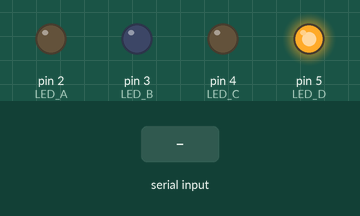
This sketch was run on a simulated Arduino Uno, built with avr-gcc and run on an emulated ATmega328P. Shown: output pins drawn as LEDs (lit = HIGH). The test bench sets the inputs (shaded band). What the sketch prints to the serial monitor is not drawn.

Above: at 1.2 s.
1.3 s: byte 0 (0) received over Serial
2.8 s: byte 1 (1) received over Serial
4.3 s: byte 2 (2) received over Serial
Timing chart, 0 to 7.3 s (numbered marks = the images above; inputs shaded):
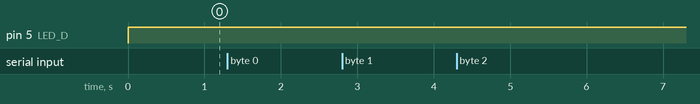

The sketch:

main.ino
```cpp
int LED_A = 2;
int LED_B = 3;
int LED_C = 4;
int LED_D = 5;

void setup() {
  // put your setup code here, to run once:
  Serial.begin(115200); // Initialize UART with 115600 baudarate
  pinMode(LED_A, OUTPUT);
  pinMode(LED_B, OUTPUT);
  pinMode(LED_C, OUTPUT);
  pinMode(LED_D, OUTPUT);
}

void loop() {
  // Receive action from PYNQ
  int ACTION;
  if(Serial.available()){
      ACTION = Serial.read();
    }
  Serial.print(ACTION);

  // Traffic light switching
  if (ACTION == 0){
    digitalWrite(LED_A, HIGH);
    digitalWrite(LED_B, LOW);
    digitalWrite(LED_C, LOW);
    digitalWrite(LED_D, LOW);
    }
  else if (ACTION == 1){
    digitalWrite(LED_A, LOW);
    digitalWrite(LED_B, HIGH);
    digitalWrite(LED_C, LOW);
    digitalWrite(LED_D, LOW);
  }
  else if (ACTION == 2){
    digitalWrite(LED_A, LOW);
    digitalWrite(LED_B, LOW);
    digitalWrite(LED_C, HIGH);
    digitalWrite(LED_D, LOW);
  }
  else{
    digitalWrite(LED_A, LOW);
    digitalWrite(LED_B, LOW);
    digitalWrite(LED_C, LOW);
    digitalWrite(LED_D, HIGH);
  }

  // Send state to PYNQ
  int STATE = 0;
  Serial.write(STATE);
}
```
